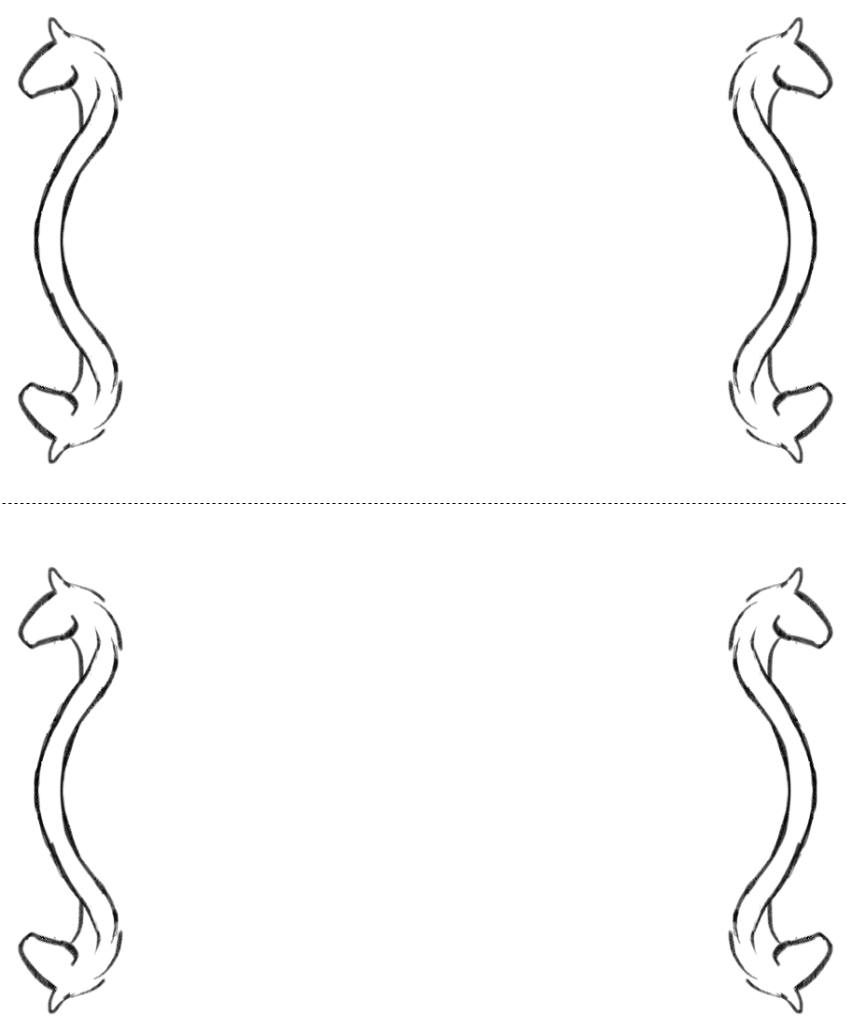
#> input picture backend/ticket_image_generator/blank.png, 850 x 1031 px
$ python main.py
#> lines starting #> are read from the running program, lines starting #| are printed output that depends on the picture
from PIL import Image, ImageFont, ImageDraw # for the image
import os # to delete image after your done with it

###*    NOTES    *###
# This code can generate a ticket from almost scratch,
# it just needs a starter image (which is included).
# It can be adapted to get data from elsewhere, but
# still needs a few things to be used properly
#todo       print the image to printer when done
#todo       get data from the database
#?          how/where will printing be handled?
#?          how do we even print stuff?
#?          is all the information needed there? (do we need a name on it for drawings?)
#?          what font will we use? (is this one ok? do we need something more accesable/easier to read?)
#! NEEDS PIL TO WORK
# im not very familiar with servers, but from what I know it is possible to get this to work on one
# also this looks better with the better comments extention for vscode if you don't have it


#* Variables for the code
# will probably be gotten from the database later in the code, but im just setting them here for example
eName = str("County Fair")
eNum = int(5)
rNum = int(7)
hNum = int(2)
refNum = int(52)
lNum = str("948673")
numOfTickets = int(10) # change this to see different amounts of tickets! (up to 10)
point = 150 # will be for


#* Open an Image
img = Image.open('blank.png')
#> img is the input picture: PIL image 850x1031 RGBA; mean R, G, B, A 250, 250, 250, 255


#* Call draw Method to add 2D graphics in an image
I1 = ImageDraw.Draw(img)


#* Prepare the font and size
#! you need to change the path to wherever the font is stored at (if you change the location)
font_title = ImageFont.truetype(r'fonts\\Hobbyhorse-2468.ttf', 40)
font_reg = ImageFont.truetype(r'fonts\\Hobbyhorse-2468.ttf', 30)
# there needs to be 2 for the different sizes of text


#* Add Text to an image
# (position of text, string of text, color, font used)
#! dont change the format for the color (fill=(0, 0, 0)). will mess the code up (won't be put on the image)
I1.text((350, 30), eName, fill=(0, 0, 0), font = font_title)
I1.text((165, 110), "Event No.", fill=(0, 0, 0), font = font_reg)
I1.text((315, 110), "Race No.", fill=(0, 0, 0), font = font_reg)
I1.text((465, 110), "Horse No.", fill=(0, 0, 0), font = font_reg)
I1.text((615, 110), "Ref No.", fill=(0, 0, 0), font = font_reg)

#* Handles up to 10 raffle purchases
# this would need to know how many tickets there are, then update the vars.
# idk how this would be done yet, I think it would depend on the database.
# also it might need to handle more, but this will work for now
#! set number of tickets
for i in range(0, numOfTickets):
    #! change variables here
    I1.text((165, point), str(eNum), fill=(0, 0, 0), font = font_reg)
    I1.text((315, point), str(rNum), fill=(0, 0, 0), font = font_reg)
    I1.text((465, point), str(hNum), fill=(0, 0, 0), font = font_reg)
    I1.text((615, point), str(refNum), fill=(0, 0, 0), font = font_reg)
    point += 30
#> after the loop, point = 450


#* Copy prev text
I1.text((350, 530), eName, fill=(0, 0, 0), font = font_title)
I1.text((165, 610), "Event No.", fill=(0, 0, 0), font = font_reg)
I1.text((315, 610), "Race No.", fill=(0, 0, 0), font = font_reg)
I1.text((465, 610), "Horse No.", fill=(0, 0, 0), font = font_reg)
I1.text((615, 610), "Ref No.", fill=(0, 0, 0), font = font_reg)

point = 650
for i in range(0, numOfTickets):
    #! change variables here
    I1.text((165, point), str(eNum), fill=(0, 0, 0), font = font_reg)
    I1.text((315, point), str(rNum), fill=(0, 0, 0), font = font_reg)
    I1.text((465, point), str(hNum), fill=(0, 0, 0), font = font_reg)
    I1.text((615, point), str(refNum), fill=(0, 0, 0), font = font_reg)
    point += 30
#> after the loop, point = 950


#* Put the license stuff at the bottom
I1.text((165, 465), ("This event is sanctioned by IGC license NO." + lNum), fill=(0, 0, 0), font = font_reg)
I1.text((165, 965), ("This event is sanctioned by IGC license NO." + lNum), fill=(0, 0, 0), font = font_reg)


#* Save the edited image
# can put in the path where it will be saved, just putting it here for now
img.save("new_ticket_example.png")
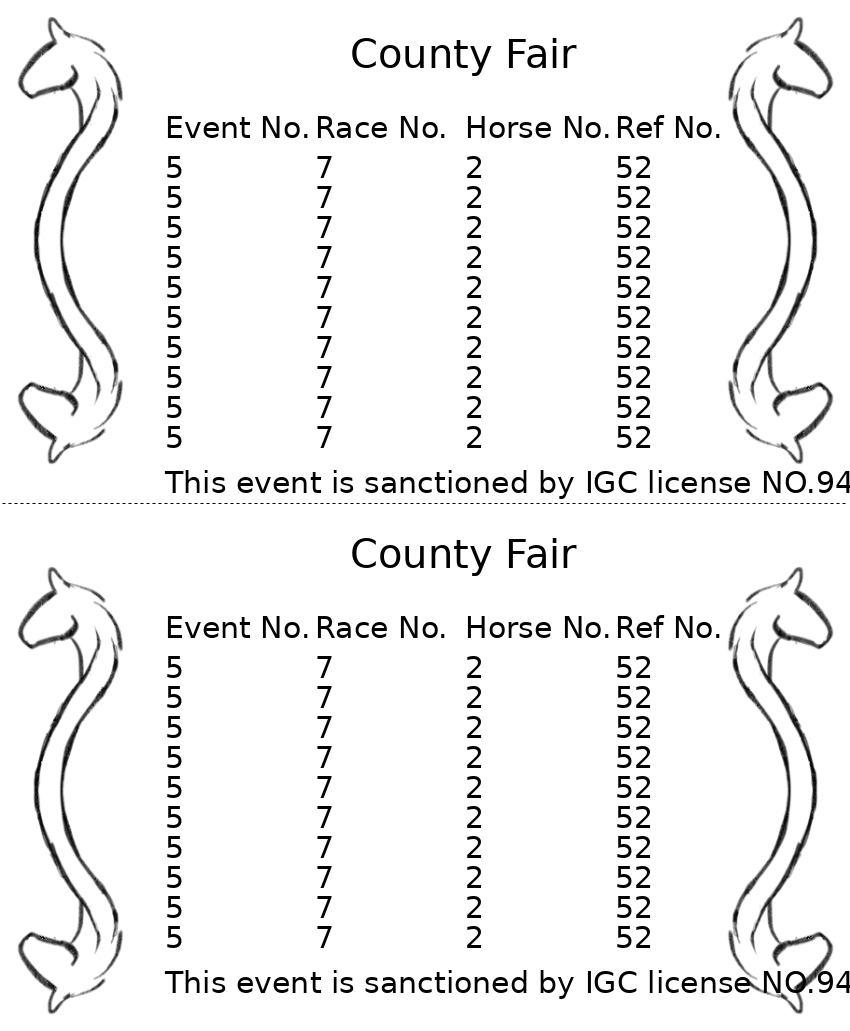
#> saved as new_ticket_example.png: PIL image 850x1031 RGBA; mean R, G, B, A 240.9, 240.9, 240.9, 255
# will just overide the prev file if the name used again, so don't worry
# about new files being made if not deleted


#* Optional, to delete the image once it has been used
# os.remove("new_ticket_example.png")

# I think that it will be printed out, then deleted
# I don't have a printer to test it out, but I will look at printing stuff later #?(should a button on the website control this part? something else?)
# this thread seems useful for printing (https://stackoverflow.com/questions/12723818/print-to-standard-printer-from-python)
